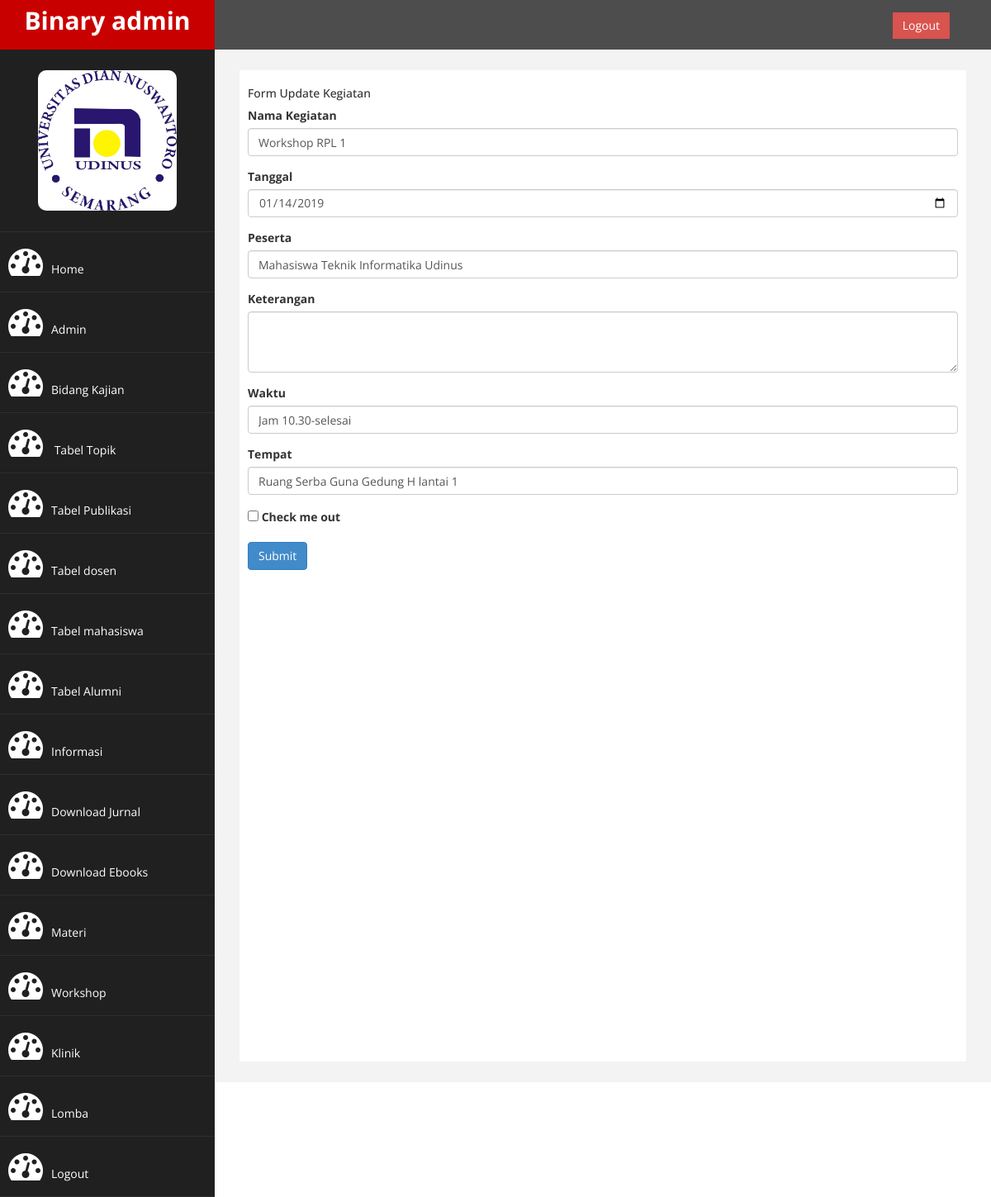
Page /admin/form-update-kegiatan.php?id=1 (signed in) on the committed database.
### tables this page shows
CREATE TABLE IF NOT EXISTS `kegiatan` (
`id` int(10) NOT NULL,
  `nama_kegiatan` varchar(150) NOT NULL,
  `tanggal` date NOT NULL,
  `peserta` varchar(150) NOT NULL,
  `keterangan` text NOT NULL,
  `waktu` varchar(100) NOT NULL,
  `tempat` varchar(200) NOT NULL
);

### admin/form-update-kegiatan.php (the view, shortened to what this page needs)
<?php
	include "koneksi.php";
	$id=$_GET['id'];
	$ambil = "SELECT * FROM kegiatan WHERE id=$id";
	$query = mysqli_query($koneksi, $ambil);
	while($pecah=mysqli_fetch_array($query)){
		if (mysqli_num_rows($query)>0) {
			$nama_kegiatan=$pecah['nama_kegiatan'];
			$tanggal=$pecah['tanggal'];
			$peserta=$pecah['peserta'];
			$keterangan=$pecah['keterangan'];
      $waktu=$pecah['waktu'];
      $tempat=$pecah['tempat'];
		}
	}
?>
<!DOCTYPE html>
<html xmlns="http://www.w3.org/1999/xhtml">
<head>
    <link href="assets/css/bootstrap.css" rel="stylesheet" />
    <link href="assets/css/font-awesome.css" rel="stylesheet" />
    <link href="assets/js/morris/morris-0.4.3.min.css" rel="stylesheet" />
    <link href="assets/css/custom.css" rel="stylesheet" />
</head>
<body>
    <div id="wrapper">
        <nav class="navbar navbar-default navbar-cls-top " role="navigation" style="margin-bottom: 0">
            <div class="navbar-header">
                <a class="navbar-brand" href="index.html">Binary admin</a>
            </div>
  <div style="color: white;
padding: 15px 50px 5px 50px;
float: right;
font-size: 16px;"><a href="login.php" class="btn btn-danger square-btn-adjust">Logout</a> </div>
        </nav>
                <nav class="navbar-default navbar-side" role="navigation">
            <div class="sidebar-collapse" class="dropdown">
                <ul class="nav" id="main-menu">
				<li class="text-center">
                    <img src="assets/img/Logo_udinus1.jpg" class="user-image img-responsive"/>
					</li>
                    <li>
                        <a  href="index.php"><i class="fa fa-dashboard fa-3x"></i>Home</a>
                    </li>
                    <li>
                        <a  href=index.php?halaman=admin><i class="fa fa-dashboard fa-3x"></i>Admin</a>
                    </li>
                     <li>
                        <a  href=index.php?halaman=bidang_kajian><i class="fa fa-dashboard fa-3x"></i>Bidang Kajian</a>
                    </li>
                    <li>
                        <a  href="index.php?halaman=topik"><i class="fa fa-dashboard fa-3x"></i> Tabel Topik</a>
                    </li>
                   <li>
                        <a  href="index.php?halaman=publikasi"><i class="fa fa-dashboard fa-3x"></i>Tabel Publikasi</a>
                    </li>
                    <li>
                      <a href="index.php?halaman=dosen"><i class="fa fa-dashboard fa-3x"></i>Tabel dosen</a>
                  </li>
                  <li>
                      <a href="index.php?halaman=mahasiswa"><i class="fa fa-dashboard fa-3x"></i>Tabel mahasiswa</a>
                  </li>
                  <li>
                      <a href="index.php?halaman=alumni"><i class="fa fa-dashboard fa-3x"></i>Tabel Alumni</a>
                  </li>
                    <li>
                        <a  href=index.php?halaman=berita><i class="fa fa-dashboard fa-3x"></i>Informasi</a>
                    </li>
                    <li>
                        <a  href=index.php?halaman=download><i class="fa fa-dashboard fa-3x"></i>Download Jurnal</a>
                    </li>
                     <li>
                        <a  href=index.php?halaman=ebook><i class="fa fa-dashboard fa-3x"></i>Download Ebooks</a>
                    </li>
                    <li>
                        <a  href="index.php?halaman=materi"><i class="fa fa-dashboard fa-3x"></i>Materi</a>
                    </li>
                    <li>
                        <a  href="index.php?halaman=kegiatan"><i class="fa fa-dashboard fa-3x"></i>Workshop</a>
                    </li>
                    <li>
                        <a  href="index.php?halaman=klinik"><i class="fa fa-dashboard fa-3x"></i>Klinik</a>
                    </li>
                    <li>
                        <a  href="index.php?halaman=lomba"><i class="fa fa-dashboard fa-3x"></i>Lomba</a>
                    </li>
                    <li>
                        <a  href="logout.php"><i class="fa fa-dashboard fa-3x"></i>Logout</a>
                    </li>
                </ul>
            </div>
        </nav>
        <div id="page-wrapper" >
            <div id="page-inner">
				<h5>Form Update Kegiatan</h5>
				<form action="proses-update-kegiatan.php" method="post">
					  <div class="form-group">
					    <label for="exampleInputEmail1">Nama Kegiatan</label>
					    <input type="text" class="form-control" name="nama_kegiatan" value="<?php echo $nama_kegiatan ?>" aria-describedby="emailHelp" placeholder="Nama Kegiatan" >
					  </div>
					  <div class="form-group">
					    <label for="exampleInputPassword1">Tanggal</label>
					    <input type="date" class="form-control" class="text-center" name="tanggal" value="<?php echo $tanggal ?>" placeholder="Tanggal">
					  </div>
					  <div class="form-group">
					    <label for="exampleInputPassword1">Peserta</label>
					    <input type="text" class="form-control" name="peserta" value="<?php echo $peserta ?>" placeholder="Peserta">
					  </div>
					 <div class="form-group">
              <label for="exampleFormControlTextarea1">Keterangan</label>
              <textarea class="form-control" name="keterangan" id="exampleFormControlTextarea1" rows="3" value="<?php echo $keterangan ?>"></textarea>
           </div>
           <div class="form-group">
              <label for="exampleInputPassword1">Waktu</label>
              <input type="text" class="form-control" name="waktu" id="exampleInputPassword1" value="<?php echo $waktu ?>">
            </div>
            <div class="form-group">
              <label for="exampleInputPassword1">Tempat</label>
              <input type="text" class="form-control" name="tempat" id="exampleInputPassword1" value="<?php echo $tempat ?>">
            </div>
					  <div class="form-group form-check">
					    <input type="checkbox" class="form-check-input" id="exampleCheck1">
					    <label class="form-check-label" for="exampleCheck1">Check me out</label>
					  </div>
					  <button type="submit" class="btn btn-primary">Submit</button>
				</form>
            </div>
        </div>
</body>
</html>

### admin/assets/css/custom.css (style rules this page uses)
body { font-family: 'Open Sans', sans-serif; }
#wrapper { width: 100%; background:#202020; }
#page-wrapper { padding: 15px 15px; min-height: 600px; background:#F3F3F3; }
#page-inner { width:100%; margin:10px 20px 10px 0px; background-color:#fff!important; padding:10px; min-height:1200px; }
.text-center { text-align:center; }
.square-btn-adjust { border: 0px solid transparent; -webkit-border-radius: 0px; -moz-border-radius: 0px; border-radius: 0px; }
.user-image { margin: 25px auto; -webkit-border-radius: 10px; -moz-border-radius: 10px; border-radius: 10px; max-height:170px; max-width:170px; }
.navbar-cls-top .navbar-brand { color: #fff; background: #C90000; width: 260px; text-align: center; height: 60px; font-size: 30px; font-weight: 700; }
.sidebar-collapse , .sidebar-collapse .nav { background:none; }
.sidebar-collapse .nav { padding:0; }
.sidebar-collapse .nav > li > a { color:#fff; background:#202020; text-shadow:none; }
.sidebar-collapse > .nav > li > a { padding:15px 10px; }
.sidebar-collapse > .nav > li { border-bottom: 1px solid rgba(107, 108, 109, 0.19); }
.navbar-side { border:none; background-color: #202020; }
.navbar-cls-top { background:#4D4D4D; border-bottom:none; }
.navbar-default { border:0px solid black; }
.navbar-header { background: #A70303; }
.nav > li > a > i { margin-right:10px; }
@media (min-width:768px) { #page-wrapper { margin: 0 0 0 260px; padding: 15px 30px; min-height: 1200px; } }
@media (min-width:768px) { .navbar-side { z-index: 1; position: absolute; width: 260px; } }
@media (min-width:768px) { .navbar { border-radius: 0px; } }

### rows in the picture
kegiatan: nama_kegiatan "Workshop RPL 1", tanggal "01/14/2019", peserta "Mahasiswa Teknik Informatika Udinus", waktu "Jam 10.30-selesai", tempat "Ruang Serba Guna Gedung H lantai 1"
